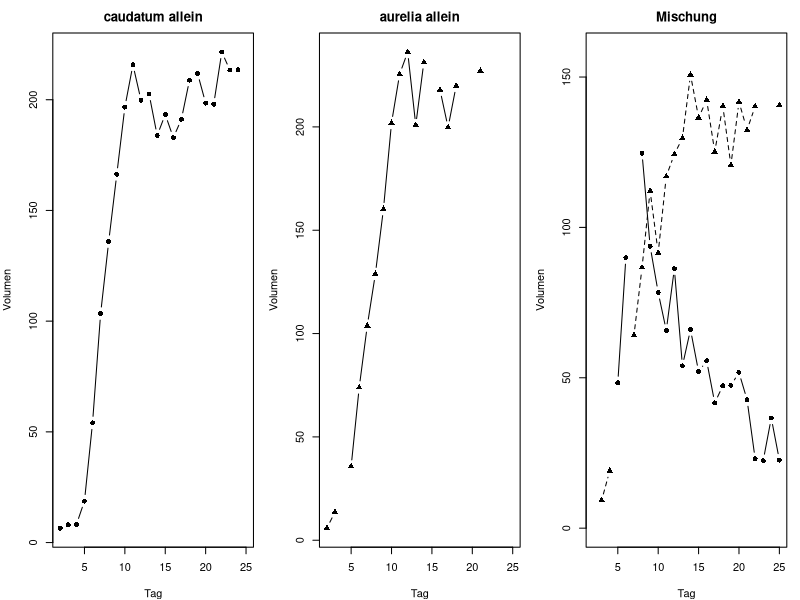
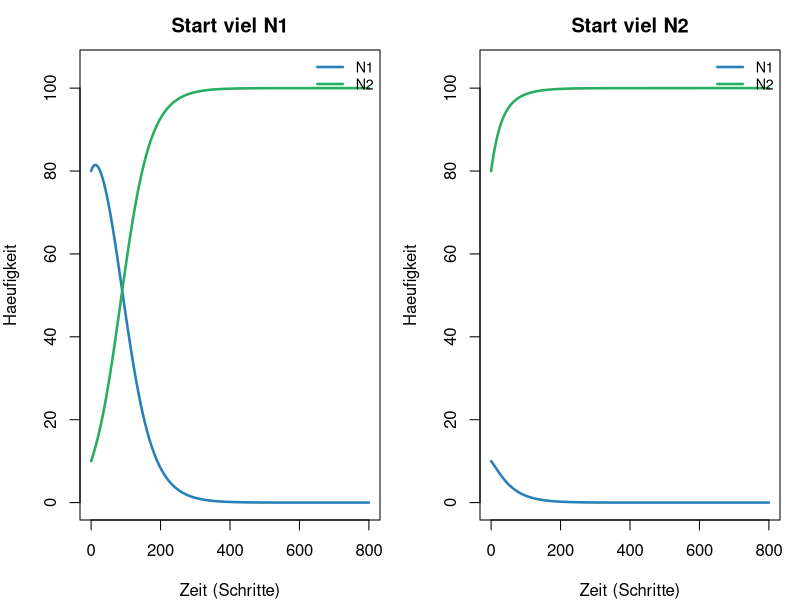
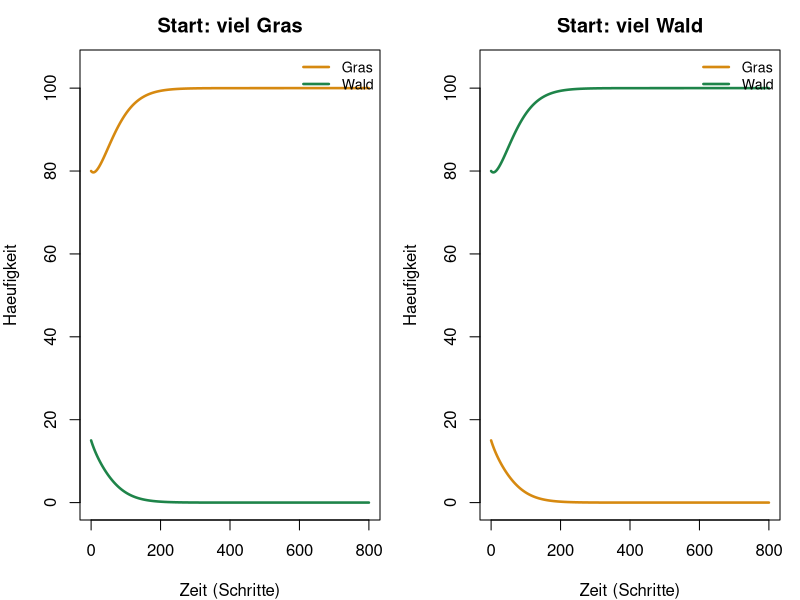
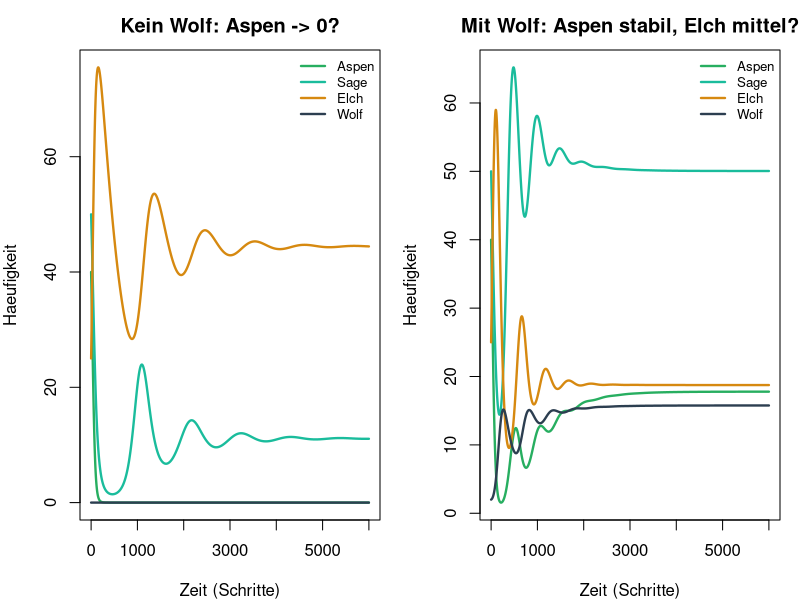
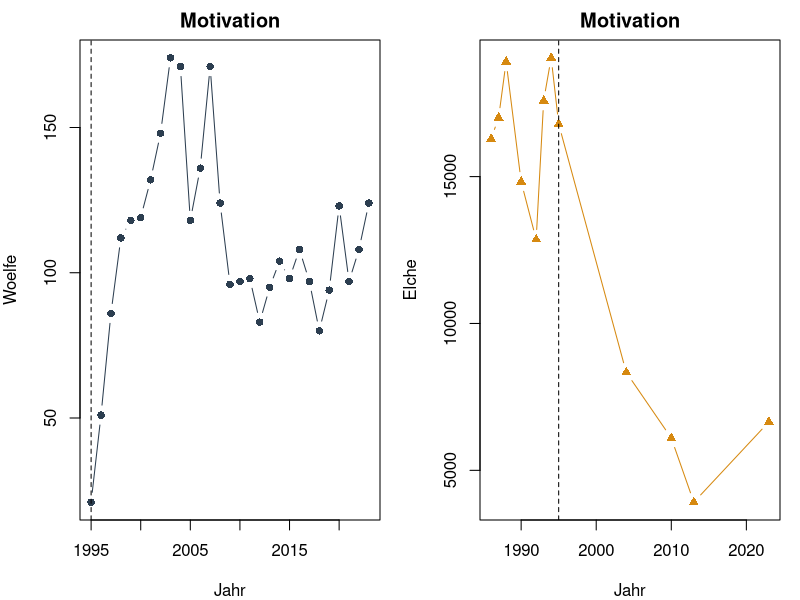
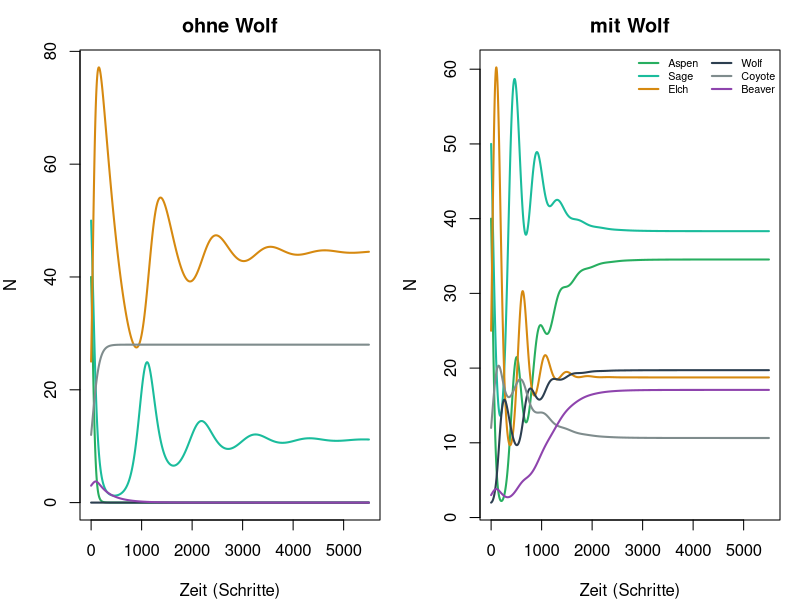

These charts were generated, in order, by the following R code:
## ---- chunk 1
next_comp <- function(N1, N2, r1, r2, K1, K2, a12, a21) {
  d1 <- r1 * N1 * (1 - (N1 + a12 * N2) / K1)
  d2 <- r2 * N2 * (1 - (N2 + a21 * N1) / K2)
  c(N1 = max(N1 + d1, 0), N2 = max(N2 + d2, 0))
}

sim_comp <- function(N10, N20, a12, a21, T = 800) {
  N1 <- numeric(T + 1); N2 <- numeric(T + 1)
  N1[1] <- N10; N2[1] <- N20
  for (t in 1:T) {
    out <- next_comp(N1[t], N2[t], 0.05, 0.05, 100, 100, a12, a21)
    N1[t + 1] <- out["N1"]; N2[t + 1] <- out["N2"]
  }
  data.frame(time = 0:T, N1 = N1, N2 = N2)
}

plot_comp <- function(df, main = "", labs = c("N1", "N2"),
                      cols = c("#2980b9", "#27ae60")) {
  matplot(df$time, cbind(df$N1, df$N2), type = "l", lty = 1, lwd = 2.5,
          col = cols, ylim = c(0, max(df$N1, df$N2, 1) * 1.05),
          xlab = "Zeit (Schritte)", ylab = "Haeufigkeit", main = main)
  legend("topright", labs, col = cols, lty = 1, lwd = 2.5, bty = "n", cex = 0.85)
}
## ---- chunk 2
pc <- read.csv("data/paramecium_caudatum_alone.csv")
pa <- read.csv("data/paramecium_aurelia_alone.csv")
mix <- read.csv("data/paramecium_competition.csv")
par(mfrow = c(1, 3), mar = c(4, 4, 2.5, 1))
plot(pc$day, pc$volume, type = "b", pch = 16, main = "caudatum allein",
     xlab = "Tag", ylab = "Volumen")
plot(pa$day, pa$volume, type = "b", pch = 17, main = "aurelia allein",
     xlab = "Tag", ylab = "Volumen")
ymax <- max(mix$caudatum, mix$aurelia, na.rm = TRUE)
plot(mix$day, mix$caudatum, type = "b", pch = 16, ylim = c(0, ymax * 1.05),
     main = "Mischung", xlab = "Tag", ylab = "Volumen")
lines(mix$day, mix$aurelia, type = "b", pch = 17, lty = 2)
## ---- chunk 3
par(mfrow = c(1, 2), mar = c(4, 4, 2.5, 1))
plot_comp(sim_comp(80, 10, 1.4, 0.5), main = "Start viel N1")
plot_comp(sim_comp(10, 80, 1.4, 0.5), main = "Start viel N2")
## ---- chunk 4
par(mfrow = c(1, 2), mar = c(4, 4, 2.5, 1))
plot_comp(sim_comp(80, 15, 1.5, 1.5), main = "Start: viel Gras",
          labs = c("Gras", "Wald"), cols = c("#d68910", "#1e8449"))
plot_comp(sim_comp(15, 80, 1.5, 1.5), main = "Start: viel Wald",
          labs = c("Gras", "Wald"), cols = c("#d68910", "#1e8449"))
## ---- chunk 5
# YOUR CODE — z.B. a12 = a21 = 0.5: wieder Exclusion/Koexistenz?
## ---- chunk 6
next_web <- function(x, p) {
  A <- x["Aspen"]; S <- x["Sage"]; E <- x["Elch"]; W <- x["Wolf"]
  dA <- p$rA * A * (1 - (A + p$aAS * S) / p$K) - p$a_elk_aspen * A * E
  dS <- p$rS * S * (1 - (S + p$aSA * A) / p$K) - p$a_elk_sage * S * E
  dE <- (p$eE * (p$a_elk_aspen * A + p$a_elk_sage * S) * E -
           p$mE * E - p$a_wolf_elk * E * W)
  dW <- p$eW * p$a_wolf_elk * E * W - p$mW * W
  c(Aspen = max(A + dA, 0), Sage = max(S + dS, 0),
    Elch = max(E + dE, 0), Wolf = max(W + dW, 0))
}
web_p <- list(
  rA = 0.024, rS = 0.020, K = 100,
  aAS = 0.55, aSA = 0.70,
  a_elk_aspen = 0.0007, a_elk_sage = 0.0004,
  eE = 0.45, mE = 0.002,
  a_wolf_elk = 0.0008, eW = 0.40, mW = 0.006
)
sim_web <- function(Wolf0 = 0, T = 6000, p = web_p) {
  X <- matrix(0, T + 1, 4,
              dimnames = list(NULL, c("Aspen", "Sage", "Elch", "Wolf")))
  X[1, ] <- c(Aspen = 40, Sage = 50, Elch = 25, Wolf = Wolf0)
  for (t in 1:T) X[t + 1, ] <- next_web(X[t, ], p)
  data.frame(time = 0:T, X)
}
plot_web <- function(df, main = "") {
  cols <- c(Aspen = "#27ae60", Sage = "#1abc9c", Elch = "#d68910", Wolf = "#2c3e50")
  matplot(df$time, df[, names(cols)], type = "l", lty = 1, lwd = 2.3,
          col = cols, xlab = "Zeit (Schritte)", ylab = "Haeufigkeit", main = main)
  legend("topright", names(cols), col = cols, lty = 1, lwd = 2.3, bty = "n", cex = 0.8)
}
late_mean <- function(df) colMeans(tail(df[, c("Aspen", "Sage", "Elch", "Wolf")], 1500))
## ---- chunk 7
#| fig-height: 4
#| fig-width: 8
noW <- sim_web(Wolf0 = 0)
plot_web(noW, main = "Kein Wolf: Aspen -> 0?")
round(late_mean(noW), 2)
## ---- chunk 8
#| fig-height: 4
#| fig-width: 8
withW <- sim_web(Wolf0 = 2)
plot_web(withW, main = "Mit Wolf: Aspen stabil, Elch mittel?")
round(late_mean(withW), 2)
## ---- chunk 9
# YOUR CODE — z.B. a_elk_aspen groesser: Exclusion haerter;
# a_wolf_elk groesser: staerkere Rettung, aber Elch kleiner?
## ---- chunk 10
wolves <- read.csv("data/yellowstone_wolves.csv")
elk <- read.csv("data/yellowstone_elk.csv")
par(mfrow = c(1, 2), mar = c(4, 4, 2, 1))
plot(wolves$year, wolves$wolves_ynp, type = "b", pch = 16, col = "#2c3e50",
     xlab = "Jahr", ylab = "Woelfe", main = "Motivation")
abline(v = 1995, lty = 2)
plot(elk$year, elk$elk_northern_min, type = "b", pch = 17, col = "#d68910",
     xlab = "Jahr", ylab = "Elche", main = "Motivation")
abline(v = 1995, lty = 2)
## ---- chunk 11
#| fig-height: 4.2
#| fig-width: 9
next_rich <- function(x, p) {
  A <- x["Aspen"]; S <- x["Sage"]; E <- x["Elch"]
  W <- x["Wolf"]; C <- x["Coyote"]; B <- x["Beaver"]
  dA <- p$rA * A * (1 - (A + p$aAS * S) / p$K) *
           (1 + p$fBA * B / (p$hB + B)) - p$aEA * A * E
  dS <- p$rS * S * (1 - (S + p$aSA * A) / p$K) - p$aES * S * E
  dE <- p$eE * (p$aEA * A + p$aES * S) * E - p$mE * E - p$aWE * E * W
  dW <- p$eW * p$aWE * E * W - p$mW * W
  dC <- p$rC * C * (1 - C / p$KC) - p$aWC * C * W
  dB <- p$rB * B * (A / (p$hA + A)) - p$mB * B * (1 + B / p$KB)
  c(Aspen = max(A + dA, 0), Sage = max(S + dS, 0),
    Elch = max(E + dE, 0), Wolf = max(W + dW, 0),
    Coyote = max(C + dC, 0), Beaver = max(B + dB, 0))
}
rich_p <- list(
  rA = 0.024, rS = 0.020, K = 100, aAS = 0.55, aSA = 0.70,
  aEA = 0.0007, aES = 0.0004, eE = 0.45, mE = 0.002,
  aWE = 0.0008, eW = 0.40, mW = 0.006,
  rC = 0.014, KC = 28, aWC = 0.00044,
  rB = 0.010, hA = 10, mB = 0.0032, KB = 12, fBA = 0.30, hB = 5
)
sim_rich <- function(Wolf0 = 0, T = 5500, p = rich_p) {
  nm <- c("Aspen", "Sage", "Elch", "Wolf", "Coyote", "Beaver")
  X <- matrix(0, T + 1, 6, dimnames = list(NULL, nm))
  X[1, ] <- c(Aspen = 40, Sage = 50, Elch = 25, Wolf = Wolf0,
              Coyote = 12, Beaver = 3)
  for (t in 1:T) X[t + 1, ] <- next_rich(X[t, ], p)
  data.frame(time = 0:T, X)
}
cols6 <- c(Aspen = "#27ae60", Sage = "#1abc9c", Elch = "#d68910",
           Wolf = "#2c3e50", Coyote = "#7f8c8d", Beaver = "#8e44ad")
par(mfrow = c(1, 2), mar = c(4, 4, 2.5, 1))
df0 <- sim_rich(Wolf0 = 0)
df1 <- sim_rich(Wolf0 = 2)
matplot(df0$time, df0[, names(cols6)], type = "l", lty = 1, lwd = 2,
        col = cols6, xlab = "Zeit (Schritte)", ylab = "N", main = "ohne Wolf")
matplot(df1$time, df1[, names(cols6)], type = "l", lty = 1, lwd = 2,
        col = cols6, xlab = "Zeit (Schritte)", ylab = "N", main = "mit Wolf")
legend("topright", names(cols6), col = cols6, lty = 1, lwd = 2,
       bty = "n", cex = 0.65, ncol = 2)
